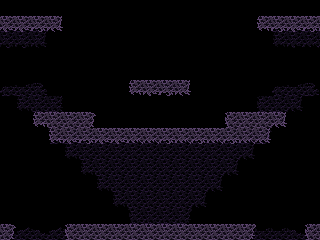

Tiled map render using the project's own tile images. Description and the map definition, with tile-layer contents summarised, below:
An orthogonal 20x15 tile map with 16x16 px tiles, 2 tile layers (back, front), 1 hidden layer not drawn.

<map version="1.0" orientation="orthogonal" width="20" height="15" tilewidth="16" tileheight="16" backgroundcolor="#000000">
 <tileset firstgid="1" name="testnew" tilewidth="16" tileheight="16">
  <image source="../graphics/tiles/test2.png" width="240" height="160" />
 </tileset>
 <layer name="back" width="20" height="15">
  <data>[300 cells, 98 non-empty, 20 distinct tile ids]</data>
 </layer>
 <layer name="front" width="20" height="15">
  <data>[300 cells, 48 non-empty, 14 distinct tile ids]</data>
 </layer>
 <layer name="collision" width="20" height="15" visible="0">
  <data>[300 cells, 48 non-empty, 1 distinct tile ids]</data>
 </layer>
</map>
